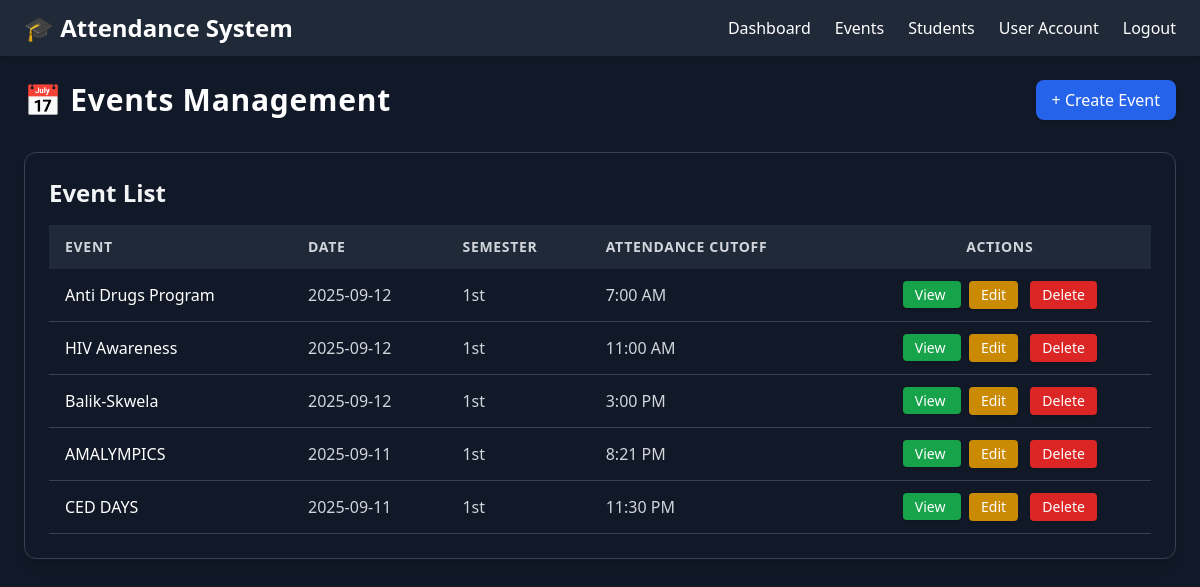
Before: /event (signed in) with the older database file.
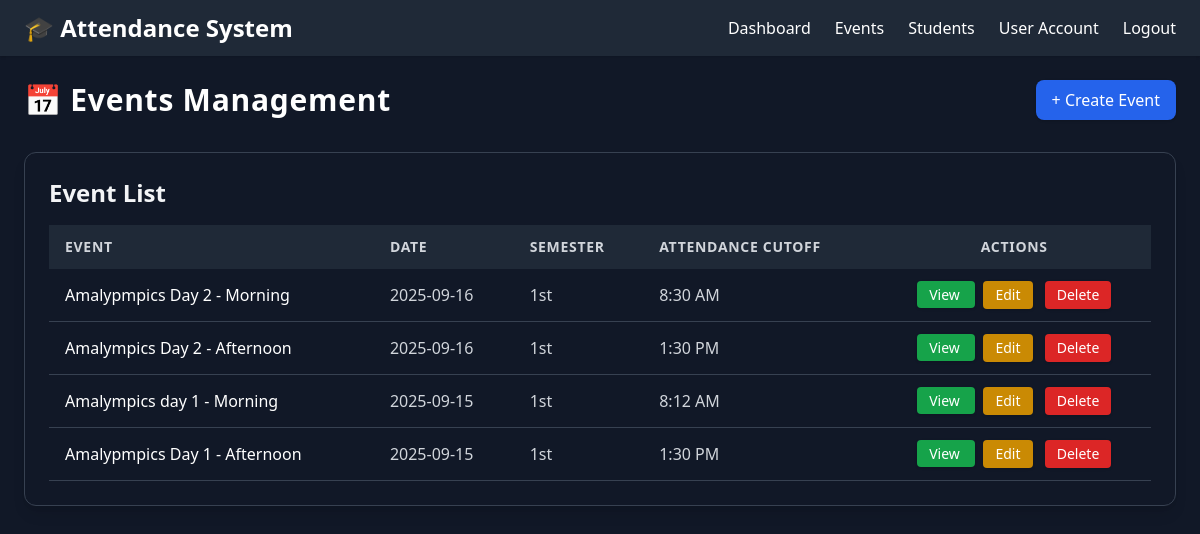
After: the same page with the newer database file.
### tables this page shows
CREATE TABLE events (
    id INTEGER PRIMARY KEY AUTOINCREMENT,
    event_name TEXT NOT NULL,
    event_date TEXT NOT NULL,
    semester TEXT NOT NULL
, cutoff_time TEXT);

### app/routes/events.py (the view)
@bp.route("/event")
@login_required
def event():
    conn = get_db_connection()
    cur = conn.cursor()
    cur.execute("SELECT * FROM events ORDER BY event_date DESC")
    rows = cur.fetchall()
    events = []
    for row in rows:
        event = dict(row)
        cur.execute("""
            SELECT
                SUM(CASE WHEN time_in NOT NULL AND time_in != 'Late' THEN 1 ELSE 0 END) AS attended,
                SUM(CASE WHEN time_in = 'Late' THEN 1 ELSE 0 END) AS late,
                SUM(CASE WHEN time_in NOT NULL AND (time_out IS NULL OR time_out = '') THEN 1 ELSE 0 END) AS no_time_out,
                (SELECT COUNT(*) FROM student_info) - COUNT(*) AS absent
            FROM event_attendance
            WHERE event_id = ?
        """, (event['id'],))
        stats_row = cur.fetchone()
        if stats_row:
            stats = {
                "attended": stats_row["attended"] or 0,
                "late": stats_row["late"] or 0,
                "no_time_out": stats_row["no_time_out"] or 0,
                "absent": stats_row["absent"] or 0
            }
        else:
            stats = {"attended":0,"late":0,"no_time_out":0,"absent":0}
        event["stats"] = stats
        events.append(event)
    conn.close()
    return render_template("events.html", events=events, user_name=session.get("username", "Officer"))

### app/routes/events.py (called while the page is built)
def get_db_connection():
    conn = sqlite3.connect(DB_PATH)
    conn.row_factory = sqlite3.Row
    return conn

def login_required(func):
    from functools import wraps
    @wraps(func)
    def wrapper(*args, **kwargs):
        if "user_id" not in session:
            flash("⚠️ Please login first.", "warning")
            return redirect(url_for("auth.login"))
        return func(*args, **kwargs)
    return wrapper

### app/templates/events.html (shortened to what this page needs)
{% extends "base.html" %}
{% block content %}
<div class="p-6 space-y-8">
  <div class="flex items-center justify-between">
    <h2 class="text-3xl font-bold text-white tracking-wide">📅 Events Management</h2>
    {% if session.get("user_type") != "officer" %}
    <button onclick="openModal()"
            class="bg-blue-600 hover:bg-blue-700 text-white px-4 py-2 rounded-lg shadow transition">
      + Create Event
    </button>
    {% endif %}
  </div>
  <div class="bg-gray-900 border border-gray-700 rounded-xl shadow-lg p-6">
    <h3 class="text-2xl font-semibold text-gray-100 mb-4">Event List</h3>
    <div class="overflow-x-auto">
      <table id="eventTable" class="w-full border-collapse">
        <thead>
          <tr class="bg-gray-800 text-gray-300 text-left text-sm uppercase tracking-wider">
            <th class="px-4 py-3">Event</th>
            <th class="px-4 py-3">Date</th>
            <th class="px-4 py-3">Semester</th>
            <th class="px-4 py-3">Attendance Cutoff</th>
            <th class="px-4 py-3 text-center">Actions</th>
          </tr>
        </thead>
        <tbody id="eventTableBody">
          {% for event in events %}
          <tr id="event-row-{{ event.id }}" class="border-b border-gray-700 hover:bg-gray-800 transition cursor-pointer"
              onclick='openStatsModal({{ event.stats | tojson }}, "{{ event.event_name }}")'>
            <td class="px-4 py-3 font-medium text-white">{{ event.event_name }}</td>
            <td class="px-4 py-3 text-gray-300">{{ event.event_date }}</td>
            <td class="px-4 py-3 text-gray-300">{{ event.semester }}</td>
            <td class="px-4 py-3 text-gray-300">
              {% if event.cutoff_time %}
                {% set hour, minute = event.cutoff_time.split(':') %}
                {{ "%d:%02d %s"|format((hour|int % 12) or 12, minute|int, "AM" if hour|int < 12 else "PM") }}
              {% else %}
                -
              {% endif %}
            </td>
            <td class="px-4 py-3 text-center space-x-2">
              <a href="{{ url_for('event.view_attendance', event_id=event.id) }}"
                 onclick="event.stopPropagation()"
                 class="bg-green-600 hover:bg-green-700 text-white px-3 py-1 rounded text-sm shadow">
                 View
              </a>
              {% if session.get("user_type") != "officer" %}
              <button onclick='event.stopPropagation(); openUpdateModal({{ event | tojson }})'
                      class="bg-yellow-600 hover:bg-yellow-700 text-white px-3 py-1 rounded text-sm shadow">
                Edit
              </button>
              <form action="{{ url_for('event.delete_event', event_id=event.id) }}" method="POST" class="inline" onsubmit="event.stopPropagation()">
                <button type="submit"
                        class="bg-red-600 hover:bg-red-700 text-white px-3 py-1 rounded text-sm shadow"
                        onclick="return confirm('Are you sure you want to delete this event?')">
                  Delete
                </button>
              </form>
              {% endif %}
            </td>
          </tr>
          {% else %}
          <tr>
            <td colspan="5" class="text-center text-gray-400 py-4">No events found.</td>
          </tr>
          {% endfor %}
        </tbody>
      </table>
    </div>
  </div>
</div>
{% endblock %}

Changed rows visible on the page:
removed events: event_name "Anti Drugs Program", event_date "2025-09-12", semester "1st", value "7:00 AM"
removed events: event_name "HIV Awareness", event_date "2025-09-12", semester "1st", value "11:00 AM"
removed events: event_name "Balik-Skwela", event_date "2025-09-12", semester "1st", value "3:00 PM"
removed events: event_name "AMALYMPICS", event_date "2025-09-11", semester "1st", value "8:21 PM"
removed events: event_name "CED DAYS", event_date "2025-09-11", semester "1st", value "11:30 PM"
added events: event_name "Amalypmpics Day 2 - Morning", event_date "2025-09-16", semester "1st", value "8:30 AM"
added events: event_name "Amalympics Day 2 - Afternoon", event_date "2025-09-16", semester "1st", value "1:30 PM"
added events: event_name "Amalympics day 1 - Morning", event_date "2025-09-15", semester "1st", value "8:12 AM"
added events: event_name "Amalypmpics Day 1 - Afternoon", event_date "2025-09-15", semester "1st", value "1:30 PM"
